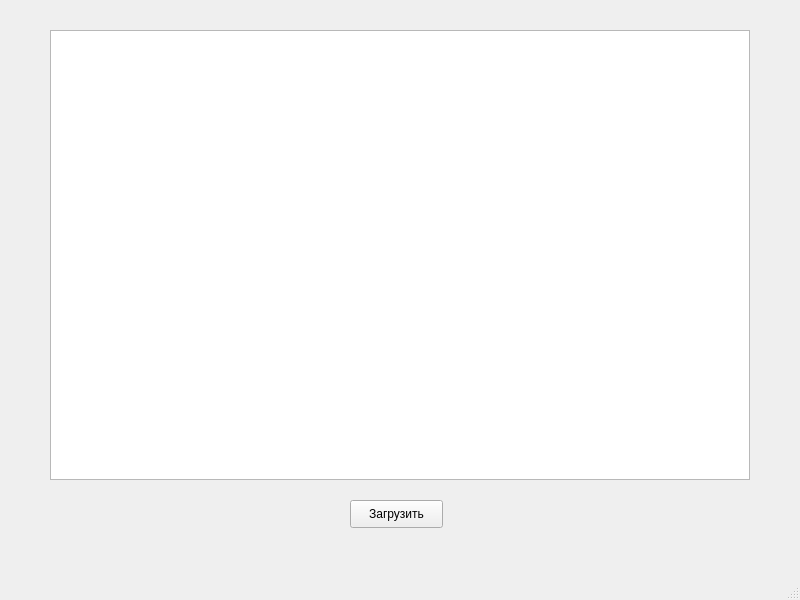
<?xml version="1.0" encoding="UTF-8"?>
<ui version="4.0">
 <class>MainWindow</class>
 <widget class="QMainWindow" name="MainWindow">
  <property name="geometry">
   <rect>
    <x>0</x>
    <y>0</y>
    <width>800</width>
    <height>600</height>
   </rect>
  </property>
  <property name="windowTitle">
   <string>MainWindow</string>
  </property>
  <widget class="QWidget" name="centralwidget">
   <widget class="QTableWidget" name="coffee_table_widget">
    <property name="geometry">
     <rect>
      <x>50</x>
      <y>30</y>
      <width>700</width>
      <height>450</height>
     </rect>
    </property>
   </widget>
   <widget class="QPushButton" name="load_button">
    <property name="geometry">
     <rect>
      <x>350</x>
      <y>500</y>
      <width>93</width>
      <height>28</height>
     </rect>
    </property>
    <property name="text">
     <string>Загрузить</string>
    </property>
   </widget>
  </widget>
  <widget class="QMenuBar" name="menubar">
   <property name="geometry">
    <rect>
     <x>0</x>
     <y>0</y>
     <width>800</width>
     <height>26</height>
    </rect>
   </property>
  </widget>
  <widget class="QStatusBar" name="statusbar"/>
 </widget>
 <resources/>
 <connections/>
</ui>
